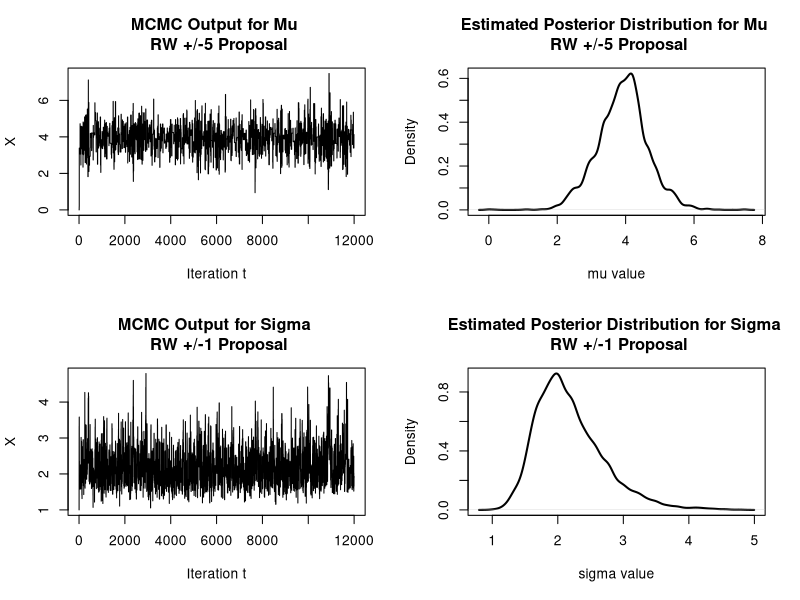

This figure's R source: (Note: this script raises an error after producing the figure.)
# Likelihood: Y_i|mu,sigma ~ N(mu,sigma) i=1,...,n (indep)
#    likelihood will be product of n normal dists
# Priors: mu ~ N(0,100), sigma ~ chisq(2) (indep)
# Actual posterior is unknown (we are using non-conjugate priors)

# data
######
n = 10
y <- c(3.659798, 6.203945, 4.200632, 6.837608, 1.433226, 
	6.449043, 3.906239, 1.211519, 2.543834, 2.785943)

# starting values
mu <- c(0)
sigma <- c(1)
sd <- 1

burnin <- 2000
iter <- 10000
move_mu <- 0 #Giang's
move_sigma <- 0 #Giang's
accept_mu <- 0 #Giang's
accept_sigma <- 0 #Giang's

set.seed(23)

for(i in 1:(burnin + iter)) {

	# proposal ratio
	################

	# choose move type at random
	u <- runif(1)
	if (u <= 0.5) {
	  movetype = "mu"
	  move_mu = move_mu + 1 #Giang's
	}
	else {
	  movetype = "sigma"
	  move_sigma = move_sigma + 1 #Giang's
	}

	# RW proposal (1-at-a-time)	
	  # RW proposal for mu
	if (movetype == "mu") {
		muprime <- runif(1, mu[i] - 5, mu[i] + 5)
		sigmaprime <- sigma[i]
		prop_ratio <- 1
	}	
	  #Normal RW proposal for mu
#   if (movetype == 'mu'){
#     muprime <- rnorm(1, mu[i], sd)
#     sigmaprime <- sigma[i]
#     prop_ratio <- dnorm(mu[i], muprime, sd) / dnorm(muprime, mu[i], sd)
#   }
	 	
	if(movetype == "sigma") {
		muprime <- mu[i]
		sigmaprime <- runif(1, sigma[i] - 1, sigma[i] + 1)
		if (sigmaprime > 0) prop_ratio <- 1
		else prop_ratio <- 0
	}
	
	
	# prior ratio
	#############
	if (sigmaprime > 0) {
		prior_ratio <- (dnorm(muprime, 0, 100) * dchisq(sigmaprime, 2)) /
					   (dnorm(mu[i], 0, 100) * dchisq(sigma[i], 2))
	}
  else prior_ratio <- 0
  
	# likelihood ratio
	##################
	if (sigmaprime > 0) {
		like_ratio <- 1
		for (j in 1:n) {
			like_ratio <- like_ratio * dnorm(y[j], muprime, sigmaprime) / 
			  dnorm(y[j], mu[i], sigma[i])
		}
	}
  else like_ratio <- 0 
		
	# acceptance probability
	########################
	acc_prob <- like_ratio * prior_ratio * prop_ratio

	
	# accept/reject
	###############
	if (runif(1) < acc_prob) { # accept
		mu[i+1] <- muprime
		sigma[i+1] <- sigmaprime
		if (movetype == 'mu') accept_mu = accept_mu + 1
		if (movetype == 'sigma') accept_sigma = accept_sigma + 1
	}
	else { # reject
		mu[i+1] <- mu[i]
		sigma[i+1] <- sigma[i]
	}
}

# Report estimated posterior means
cat("posterior mean of mu:    ", mean(mu[-burnin]), "\n")
cat("posterior mean of sigma: ", mean(sigma[-burnin]), "\n")

# Plot MCMC output and estimated posterior distribution
par(mfrow = c(2, 2))
grd <- seq(0, 15, 0.001)
plot(mu, type = 'l', main = 'MCMC Output for Mu \n RW +/-5 Proposal', 
     xlab = 'Iteration t', ylab = 'X')
plot(density(mu[-burnin]), lwd=2, xlab = 'mu value', ylab ='Density', 
     main = 'Estimated Posterior Distribution for Mu \n RW +/-5 Proposal')
grd <- seq(0, 5, 0.001)
plot(sigma, type='l', xlab = 'Iteration t', ylab = 'X', 
     main = 'MCMC Output for Sigma \n RW +/-1 Proposal')
plot(density(sigma[-burnin]), lwd=2, xlab = 'sigma value', ylab = 'Density', 
     main = 'Estimated Posterior Distribution for Sigma \n RW +/-1 Proposal')

#95% credible set
quantile(mu, 0.025)
quantile(mu, 0.975)
quantile(sigma, 0.025)
quantile(sigma, 0.975)

#acceptance rate
accept_mu / move_mu
accept_sigma / move_sigma

#Geweke's convergence diagnostic
theta_matrix <- cbind(mu, sigma)
rownames(theta_matrix) <- c(1:length(mu))
boa.geweke(theta_matrix, 0.1, 0.5)
